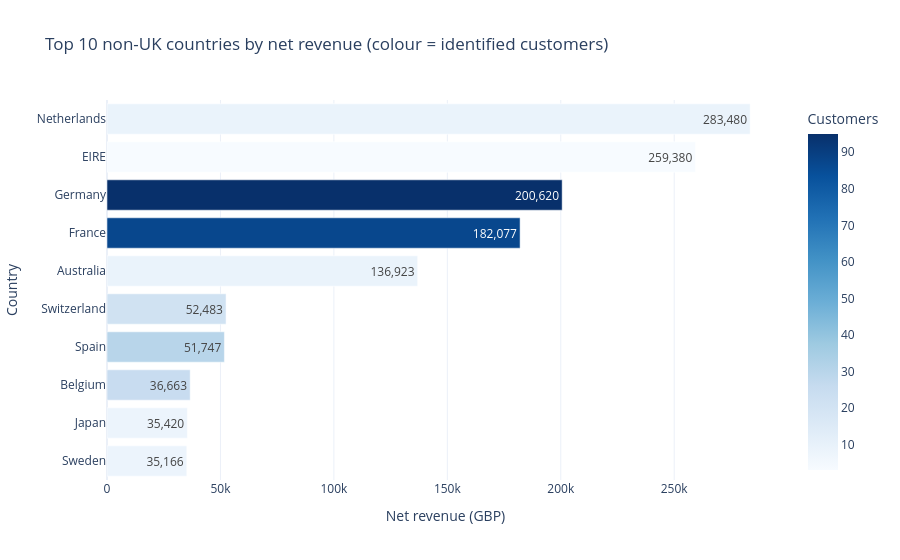

Write notebook code for a chart like this one.
### Markdown cell above
### 2.3 Revenue by country

**Question:** How dependent is revenue on the home market, and where do foreign customers look different?

### Code cell
country_summary = (
    df.group_by('country').agg(net_revenue=pl.col('revenue').sum())
    .join(
        df.filter(pl.col('customer_id').is_not_null())
        .group_by('country').agg(customers=pl.col('customer_id').n_unique(), identified_revenue=pl.col('revenue').sum()),
        on='country', how='left'
    )
    .join(sales_ex.group_by('country').agg(orders=pl.col('invoice_no').n_unique()), on='country', how='left')
    .with_columns(
        pl.col('customers').fill_null(0),
        **{'revenue_share_%': pl.col('net_revenue') / pl.col('net_revenue').sum() * 100}
    )
    .with_columns(revenue_per_customer=pl.when(pl.col('customers') > 0).then(pl.col('identified_revenue') / pl.col('customers')))
    .sort('net_revenue', descending=True)
)
display(country_summary.head(10).with_columns(pl.col(pl.Float64).round(1)))

uk_share = country_summary.filter(pl.col('country') == 'United Kingdom')['revenue_share_%'][0]
uk_rpc = country_summary.filter(pl.col('country') == 'United Kingdom')['revenue_per_customer'][0]
non_uk_top = country_summary.filter(pl.col('country') != 'United Kingdom').head(10)

fig_country = px.bar(
    non_uk_top, x='net_revenue', y='country', orientation='h', color='customers',
    color_continuous_scale='Blues', text_auto=',.0f', template='plotly_white',
    title='Top 10 non-UK countries by net revenue (colour = identified customers)',
    labels={'net_revenue': 'Net revenue (GBP)', 'country': 'Country', 'customers': 'Customers'}
)
fig_country.update_yaxes(categoryorder='total ascending')
fig_country.show()

nl = country_summary.filter(pl.col('country') == 'Netherlands')
print(f'Takeaway: the UK brings {uk_share:.1f}% of net revenue; the top 10 foreign countries together bring {non_uk_top["revenue_share_%"].sum():.1f}%.')
print(f"Takeaway: Netherlands has {nl['customers'][0]} customers but {nl['revenue_per_customer'][0]:,.0f} per customer vs {uk_rpc:,.0f} in the UK ({nl['revenue_per_customer'][0] / uk_rpc:.0f}x).")

### Figure 1 — Plotly figure (JSON) as saved in the notebook; plotly's stock layout.template omitted (floating-point values rounded to 4 significant figures)
{"data": [{"hovertemplate": "Net revenue (GBP)=%{x}<br>Country=%{y}<br>Customers=%{marker.color}<extra></extra>", "legendgroup": "", "marker": {"color": [9, 3, 95, 87, 9, 21, 30, 25, 8, 8], "coloraxis": "coloraxis", "pattern": {"shape": ""}}, "name": "", "orientation": "h", "showlegend": false, "textposition": "auto", "texttemplate": "%{x:,.0f}", "type": "bar", "x": [283500.0, 259400.0, 200600.0, 182100.0, 136900.0, 52480.0, 51750.0, 36660.0, 35420.0, 35170.0], "xaxis": "x", "y": ["Netherlands", "EIRE", "Germany", "France", "Australia", "Switzerland", "Spain", "Belgium", "Japan", "Sweden"], "yaxis": "y"}], "layout": {"barmode": "relative", "coloraxis": {"autocolorscale": false, "colorbar": {"title": {"text": "Customers"}}, "colorscale": [[0, "rgb(247,251,255)"], [0.125, "rgb(222,235,247)"], [0.25, "rgb(198,219,239)"], [0.375, "rgb(158,202,225)"], [0.5, "rgb(107,174,214)"], [0.625, "rgb(66,146,198)"], [0.75, "rgb(33,113,181)"], [0.875, "rgb(8,81,156)"], [1, "rgb(8,48,107)"]]}, "legend": {"tracegroupgap": 0}, "title": {"text": "Top 10 non-UK countries by net revenue (colour = identified customers)"}, "xaxis": {"anchor": "y", "domain": [0, 1], "title": {"text": "Net revenue (GBP)"}}, "yaxis": {"anchor": "x", "categoryorder": "total ascending", "domain": [0, 1], "title": {"text": "Country"}}}}
